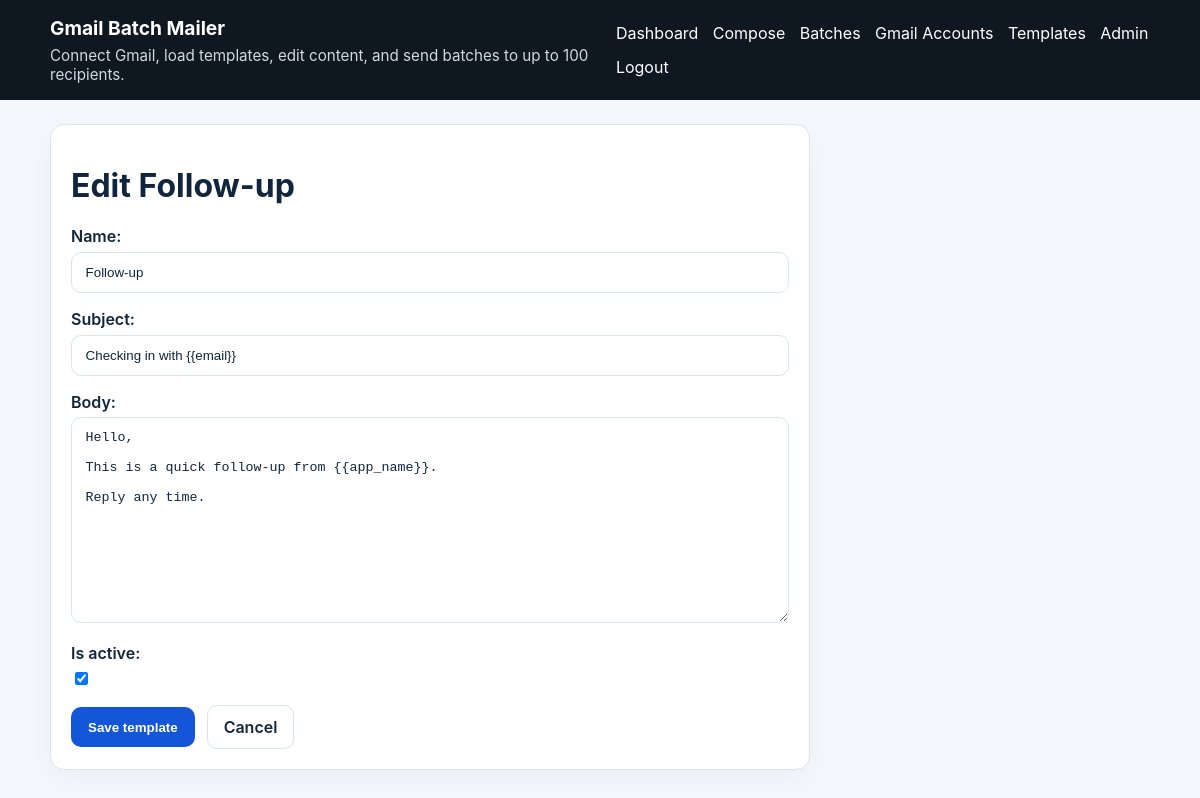
/templates/2/edit/ (signed in), run on the app's committed database.
### mailer/models.py (models this page shows, shortened)
class EmailTemplate(models.Model):
    name = models.CharField(max_length=150, unique=True)
    subject = models.CharField(max_length=255)
    body = models.TextField()
    is_active = models.BooleanField(default=True)
    created_by = models.ForeignKey(
        User,
        null=True,
        blank=True,
        on_delete=models.SET_NULL,
        related_name="created_templates",
    )
    updated_by = models.ForeignKey(
        User,
        null=True,
        blank=True,
        on_delete=models.SET_NULL,
        related_name="updated_templates",
    )
    created_at = models.DateTimeField(auto_now_add=True)
    updated_at = models.DateTimeField(auto_now=True)
    class Meta:
        ordering = ["name"]

### mailer/views.py (the view)
# urls.py: path("templates/<int:pk>/edit/", views.template_update, name="template_update"),
@login_required
@user_passes_test(is_admin)
def template_update(request: HttpRequest, pk: int) -> HttpResponse:
    template = get_object_or_404(EmailTemplate, pk=pk)
    if request.method == "POST":
        form = EmailTemplateForm(request.POST, instance=template)
        if form.is_valid():
            template = form.save(commit=False)
            template.updated_by = request.user
            template.save()
            log_action(request.user, "template.updated", str(template.pk), {"name": template.name})
            messages.success(request, "Template updated.")
            return redirect("template_list")
    else:
        form = EmailTemplateForm(instance=template)
    return render(request, "mailer/template_form.html", {"form": form, "title": f"Edit {template.name}"})

### mailer/forms.py
class EmailTemplateForm(forms.ModelForm):
    class Meta:
        model = EmailTemplate
        fields = ["name", "subject", "body", "is_active"]
        widgets = {
            "body": forms.Textarea(attrs={"rows": 12}),
        }

### mailer/context_processors.py (called while the page is built)
def app_settings(_request):
    return {"app_name": settings.APP_NAME}

### mailer/views.py (called while the page is built)
def is_admin(user) -> bool:
    return user.is_authenticated and user.is_staff

### templates/mailer/template_form.html (shortened to what this page needs)
{% extends 'base.html' %}
{% block content %}
<div class="card narrow-wide">
    <h1>{{ title }}</h1>
    <form method="post" class="stacked-form">
        {{ form.as_p }}
        <div class="button-row">
            <button class="button" type="submit">Save template</button>
            <a class="button secondary" href="{% url 'template_list' %}">Cancel</a>
        </div>
    </form>
</div>
{% endblock %}

### static/mailer/styles.css (style rules this page uses)
:root { --bg: #f4f7fb; --card: #ffffff; --text: #11263c; --muted: #5d6f82; --primary: #1456d8; --primary-hover: #0f46b4; --border: #dbe4ee; --success: #e9f9ef; --warning: #fff9e8; --error: #fdecec; }
* { box-sizing: border-box; }
body { margin: 0; font-family: Inter, Arial, sans-serif; background: var(--bg); color: var(--text); }
a { color: var(--primary); text-decoration: none; }
.card { background: var(--card); border: 1px solid var(--border); border-radius: 14px; padding: 1.25rem; box-shadow: 0 10px 30px rgba(20, 40, 60, 0.04); }
.narrow-wide { max-width: 760px; }
.button-row { display: flex; gap: 0.75rem; align-items: center; flex-wrap: wrap; }
.button, button.button, .button.secondary, .button.danger { display: inline-flex; align-items: center; justify-content: center; border-radius: 10px; border: 1px solid transparent; padding: 0.7rem 1rem; font-weight: 600; cursor: pointer; text-decoration: none; }
.button, button.button { background: var(--primary); color: #fff; }
.button.secondary { background: #fff; color: var(--text); border-color: var(--border); }
.stacked-form p { margin: 0 0 1rem; }
.stacked-form label { display: block; margin-bottom: 0.35rem; font-weight: 600; }
.stacked-form input[type="text"], .stacked-form input[type="password"], .stacked-form input[type="email"], .stacked-form textarea, .stacked-form select, .stacked-form input[type="file"] { width: 100%; border: 1px solid var(--border); border-radius: 10px; padding: 0.75rem 0.85rem; background: #fff; color: var(--text); }

### data on the page
EmailTemplate: name "Follow-up", subject "Checking in with {{email}}", body "Hello, This is a quick follow-up from {{app_name}}. Reply any time.", is_active "☑"

### other printed values
{{ app_name|default:'Gmail Batch Mailer' }} "Gmail Batch Mailer"
{{ title }} "Edit Follow-up"
